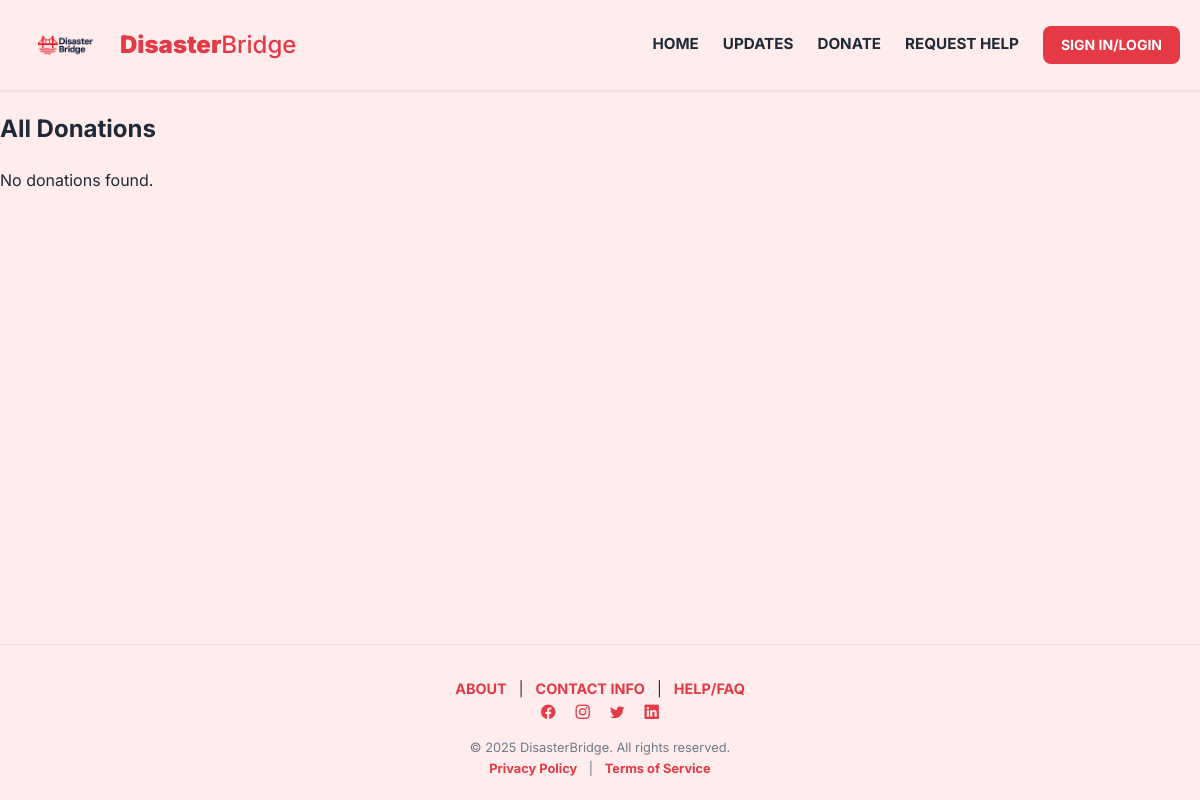
Page /donations/ on the earlier database version.
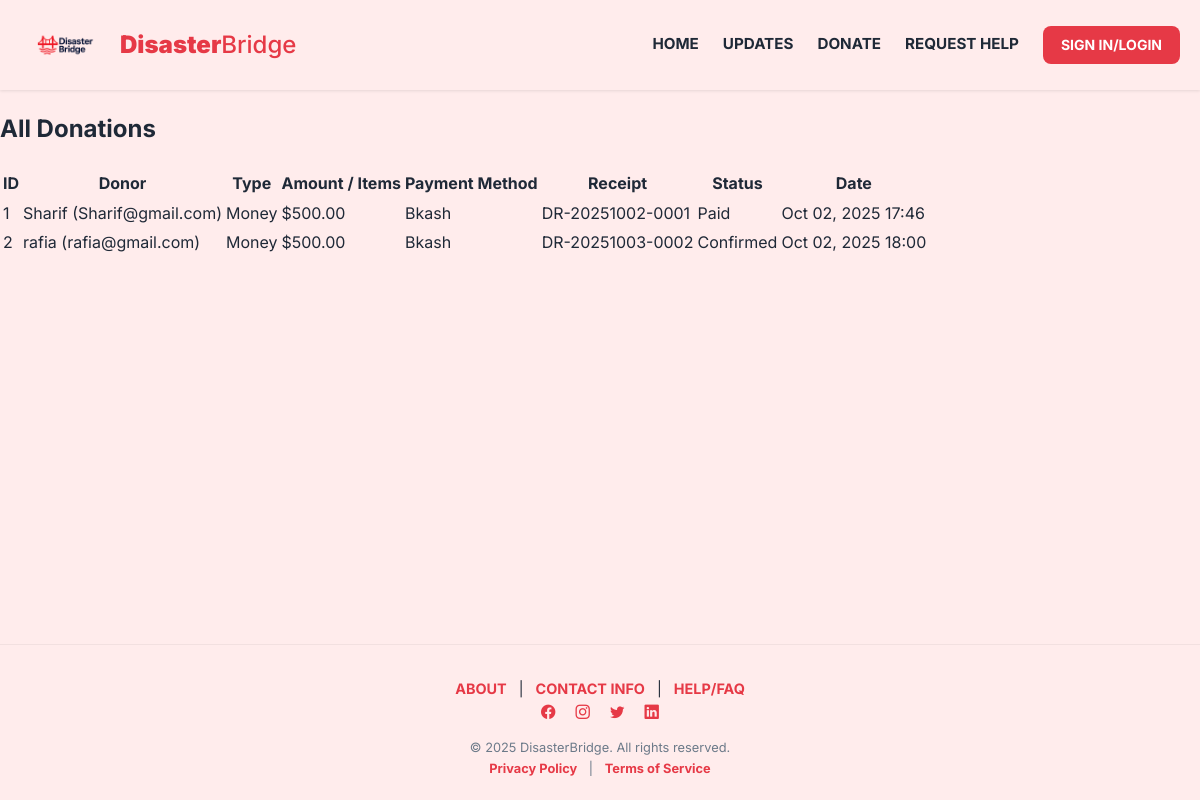
Same page on the later database version.
### core/models.py (models this page shows, shortened)
class Donation(models.Model):
    DONATION_TYPE_CHOICES = [
        ('money', 'Money'),
        ('items', 'Items'),
    ]
    PAYMENT_METHOD_CHOICES = [
        ('bkash', 'bKash'),
        ('nagad', 'Nagad'),
        ('visa', 'Visa'),
    ]
    donor = models.ForeignKey(settings.AUTH_USER_MODEL, on_delete=models.CASCADE)
    donation_type = models.CharField(
        max_length=20,
        choices=DONATION_TYPE_CHOICES,
        default='money'
    )
    amount = models.DecimalField(max_digits=10, decimal_places=2, null=True, blank=True)
    items_title = models.CharField(max_length=255, blank=True, null=True)
    items_description = models.TextField(blank=True, null=True)
    payment_method = models.CharField(max_length=20, choices=PAYMENT_METHOD_CHOICES, blank=True, null=True)
    receipt_number = models.CharField(max_length=50, blank=True, null=True)
    pickup_date = models.DateField(blank=True, null=True)
    pickup_time = models.TimeField(blank=True, null=True)
    pickup_address = models.CharField(max_length=255, blank=True, null=True)
    status = models.CharField(max_length=20, default="Pending")
    created_at = models.DateTimeField(auto_now_add=True)

class User(AbstractBaseUser, PermissionsMixin):
    user_id = models.AutoField(primary_key=True)
    ROLE_CHOICES = [
        ("victim", "Victim"),
        ("volunteer", "Volunteer"),
        ("donor", "Donor"),
        ("admin", "Admin"),
    ]
    LANGUAGE_CHOICES = [
        ('en', 'English'),
        ('bn', 'Bangla'),
    ]
    email = models.EmailField(unique=True)
    phone_number = models.CharField(max_length=15, unique=True)
    name = models.CharField(max_length=100)
    role = models.CharField(max_length=20, choices=ROLE_CHOICES)
    language_preference = models.CharField(
        max_length=10,
        choices=LANGUAGE_CHOICES,
        default='en')
    verification_status = models.BooleanField(default=False)
    date_registered = models.DateTimeField(auto_now_add=True)
    is_active = models.BooleanField(default=True)
    is_staff = models.BooleanField(default=False)
    objects = UserManager()
    USERNAME_FIELD = "email"
    REQUIRED_FIELDS = ["phone_number", "name", "role"]

### core/views.py (the view)
# urls.py: path("donations/", views.donation_list, name="donation_list"),
def donation_list(request):
    donations = Donation.objects.all()
    return render(request, "core/donation_list.html", {"donations": donations})

### core/templates/core/donation_list.html (shortened to what this page needs)
{% extends 'core/base.html' %}
{% load static %}
{% block content %}
<div class="container my-5">
    <h2 class="mb-4 text-success fw-bold">All Donations</h2>
    {% if donations %}
        <table class="table table-bordered table-hover">
            <thead class="table-success">
                <tr>
                    <th>ID</th>
                    <th>Donor</th>
                    <th>Type</th>
                    <th>Amount / Items</th>
                    <th>Payment Method</th>
                    <th>Receipt</th>
                    <th>Status</th>
                    <th>Date</th>
                </tr>
            </thead>
            <tbody>
                {% for donation in donations %}
                <tr>
                    <td>{{ donation.id }}</td>
                    <td>{{ donation.donor.name }} ({{ donation.donor.email }})</td>
                    <td>{{ donation.donation_type|title }}</td>
                    <td>
                        {% if donation.donation_type == "money" %}
                            ${{ donation.amount }}
                        {% else %}
                            <strong>{{ donation.items_title }}</strong><br>
                            {{ donation.items_description }}
                        {% endif %}
                    </td>
                    <td>{{ donation.payment_method|default:"N/A"|title }}</td>
                    <td>{{ donation.receipt_number|default:"N/A" }}</td>
                    <td>{{ donation.status|title }}</td>
                    <td>
                        {% if donation.created_at %}
                            {{ donation.created_at|date:"M d, Y H:i" }}
                        {% else %}
                            N/A
                        {% endif %}
                    </td>
                </tr>
                {% endfor %}
            </tbody>
        </table>
    {% else %}
        <div class="alert alert-info">No donations found.</div>
    {% endif %}
</div>
{% endblock %}

Differences in the rows shown:
added Donation: id "1", donor.name "Sharif", donor.email "Sharif@gmail.com", donation_type "Money", amount "500.00", payment_method "Bkash", receipt_number "DR-20251002-0001", status "Paid", created_at "Oct 02, 2025 17:46"
added Donation: id "2", donor.name "rafia", donor.email "rafia@gmail.com", donation_type "Money", amount "500.00", payment_method "Bkash", receipt_number "DR-20251003-0002", status "Confirmed", created_at "Oct 02, 2025 18:00"
Other differences:
text no longer shown: "No donations found."
text now shown: "ID Donor Type Amount / Items Payment Method Receipt Status Date"
